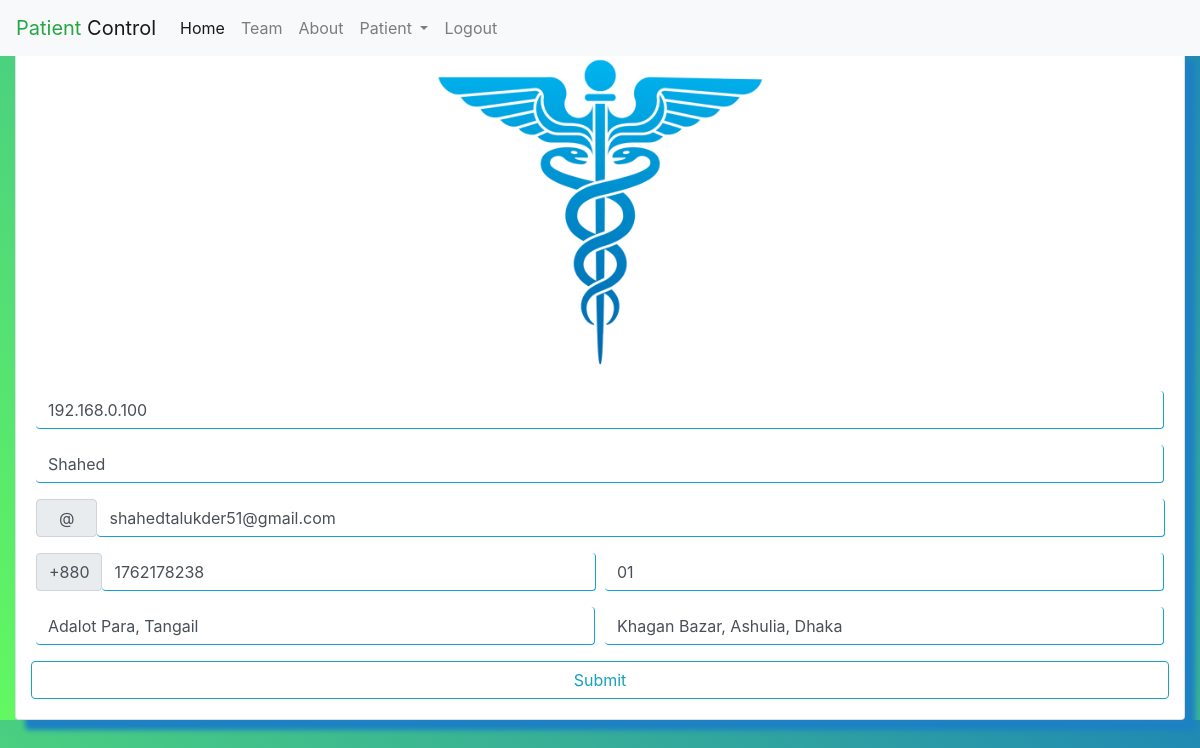
The app's page /edit_info.php?id=1 (signed in), older data.
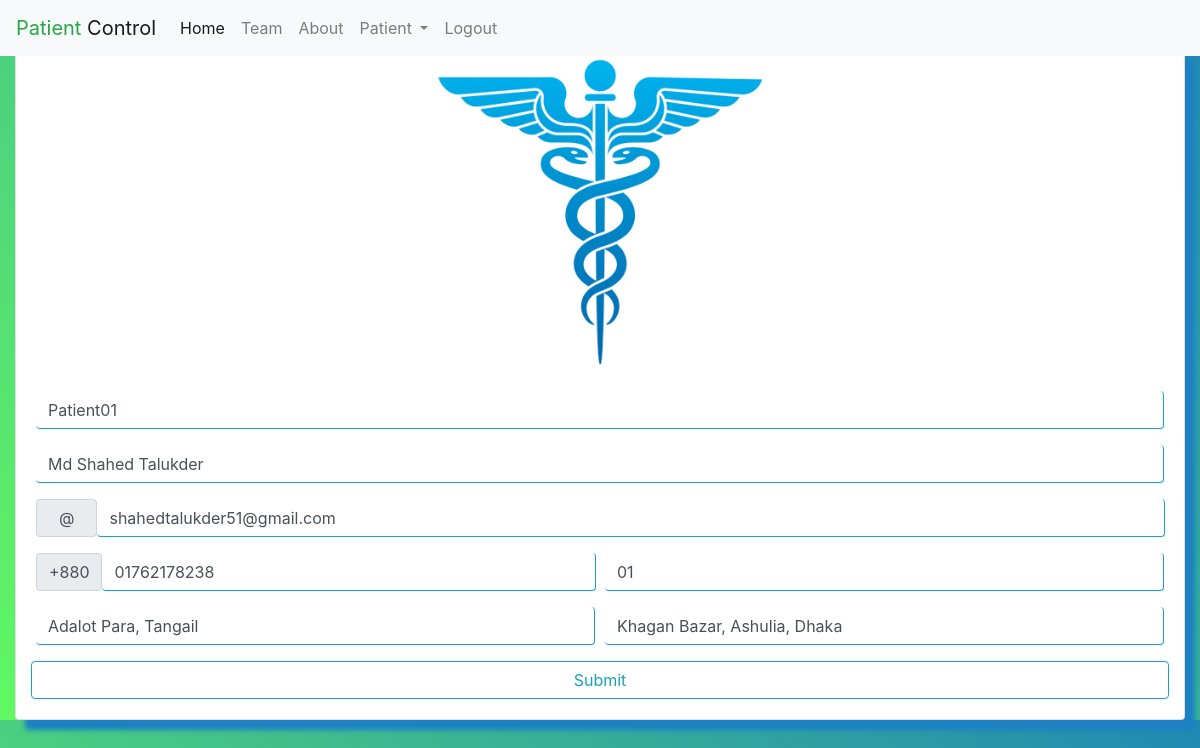
The same page, newer data.
### tables this page shows
CREATE TABLE `patient_info` (
  `id` int(11) NOT NULL,
  `patient_ip` varchar(15) DEFAULT NULL,
  `f_name` varchar(40) DEFAULT NULL,
  `email` varchar(40) DEFAULT NULL,
  `phone` varchar(30) DEFAULT NULL,
  `bed_no` varchar(40) DEFAULT NULL,
  `pr_address` varchar(30) DEFAULT NULL,
  `pe_address` varchar(40) DEFAULT NULL,
  `first_medicine_name` varchar(40) DEFAULT NULL,
  `first_medicine_time` varchar(40) DEFAULT NULL,
  `second_medicine_name` varchar(40) DEFAULT NULL,
  `second_medicine_time` varchar(40) DEFAULT NULL,
  `third_medicine_name` varchar(40) DEFAULT NULL,
  `third_medicine_time` varchar(40) DEFAULT NULL
);

### edit_info.php (the view, shortened to what this page needs)
<?php
    $id = $_GET['id'];
    require_once "config.php";
    $sql = "SELECT * FROM patient_info WHERE id='$id'";
    $result = mysqli_query($link, $sql);
    $std = mysqli_fetch_assoc($result);
?>
<!DOCTYPE html>
<html lang="en">
<head>
    <link rel="stylesheet" href="https://cdnjs.cloudflare.com/ajax/libs/font-awesome/4.7.0/css/font-awesome.min.css">
    <link rel="stylesheet" href="css/bootstrap.min.css">
    <link rel="stylesheet" href="css/login.css">
</head>
<body>
    <?php
        include 'navbar.php';
    ?>
    <section class="form-section">
        <div class="col-12 col-lg-12 m-auto">
            <div class="card">
                <img class="card-img-top" src="img/doctor.png" alt="">
                <form class="form-sec" id="validateForm" action="<?php echo htmlspecialchars($_SERVER["PHP_SELF"]); ?>" method="POST">
                    <div class="form-row">
                        <div class="form-group col-12">
                            <input type="text" class="form-control" id="patient_ip" name="patient_ip" placeholder="Enter patients ID" value="<?php echo $std['patient_ip']; ?>">
                        </div>
                        <div class="form-group col-12">
                            <input type="text" class="form-control" id="f_name" name="f_name" placeholder="Enter patients Name" value="<?php echo $std['f_name']; ?>">
                        </div>
                        <div class="form-group col-12">
                            <div class="input-group-prepend">
                                <div class="input-group-text text-box-size">@</div>
                                <input type="email" class="form-control" id="email" name="email" placeholder="Enter patients Email Address" value="<?php echo $std['email']; ?>">
                            </div>
                        </div>
                        <div class="form-group col-6">
                            <div class="input-group-prepend">
                                <div class="input-group-text">
                                    +880
                                </div>
                                <input type="text" class="form-control" id="phone" name="phone" placeholder="Enter Your Phone Number" value="<?php echo $std['phone']; ?>">
                            </div>
                        </div>
                        <div class="form-group col-6">
                            <input type="text" class="form-control" id="bed_no" name="bed_no" placeholder="Enter Bed Number" value="<?php echo $std['bed_no']; ?>">
                        </div>
                        <div class="form-group col-6">
                            <input type="text" class="form-control" id="pr_address" name="pr_address" placeholder="Enter Present Address" value="<?php echo $std['pr_address']; ?>">
                        </div>
                        <div class="form-group col-6">
                            <input type="text" class="form-control" id="pe_address" name="pe_address" placeholder="Enter Permanent Address" value="<?php echo $std['pe_address']; ?>">
                        </div>
                        <button class="btn btn-outline-info shadow-none btn-block" name="submit" id="submit">Submit</button>
                    </div>
                </form>
            </div>
        </div>
    </section>
</body>
</html>

Row changes from the older to the newer data that the page shows:
changed patient_info "shahedtalukder51@gmail.com": patient_ip "192.168.0.100" → "Patient01"; f_name "Shahed" → "Md Shahed Talukder"; phone "1762178238" → "01762178238"
